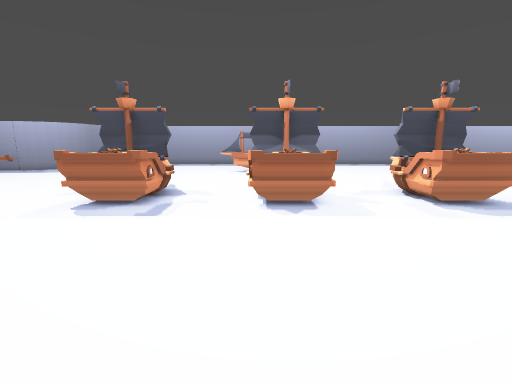
View 1 (above)

20 first-person views from a walk through a level from a Godot 3-D game. The camera is 1.3 m above the floor, tilts 10° down and sees 85° across. The floor is counted in squares, 0.56 m on a side. Each view is taken from the middle of a square. On the plan, view 1 faces up. The plan holds only what a view shows up to about 18 squares ahead; the rest is blank. The place goes on beyond the plan. Some surface patterns are stand-ins.

View 2
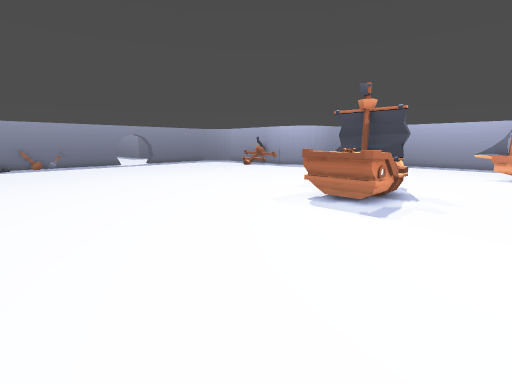

View 3
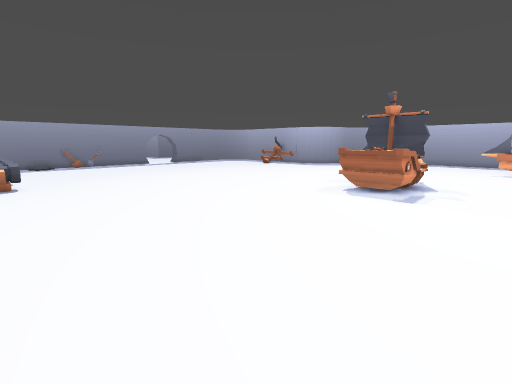

View 4
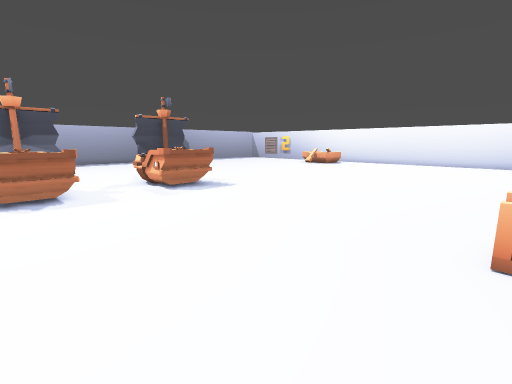

View 5
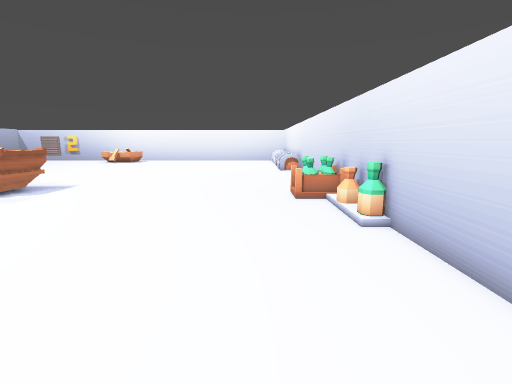

View 6
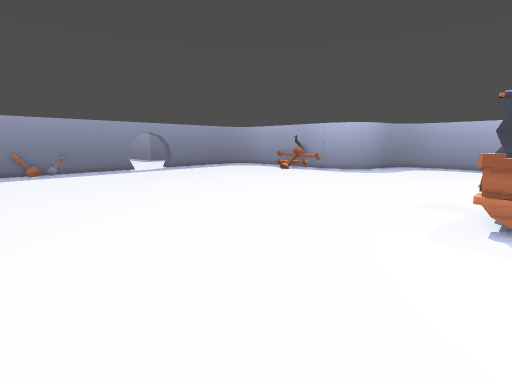

View 7
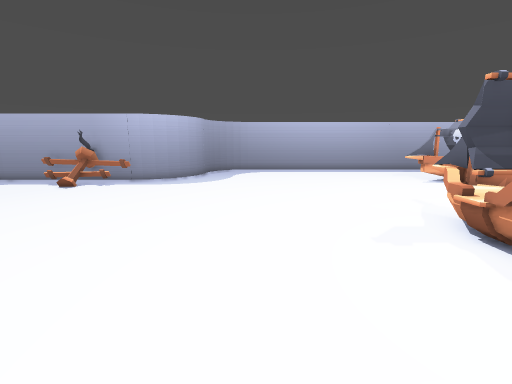

View 8
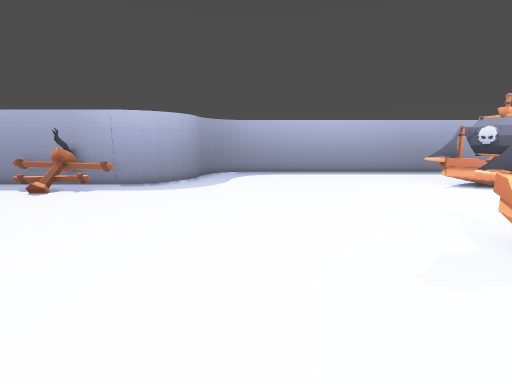

View 9
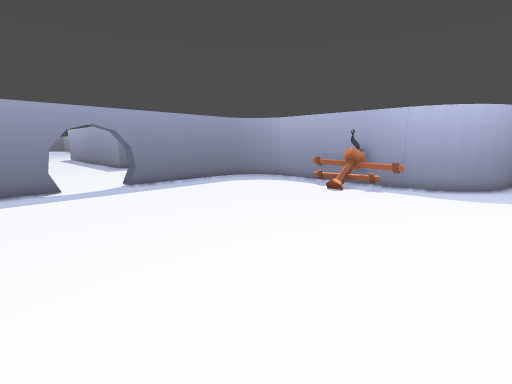

View 10
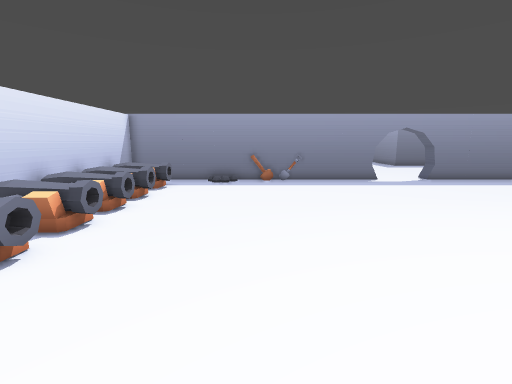

View 11
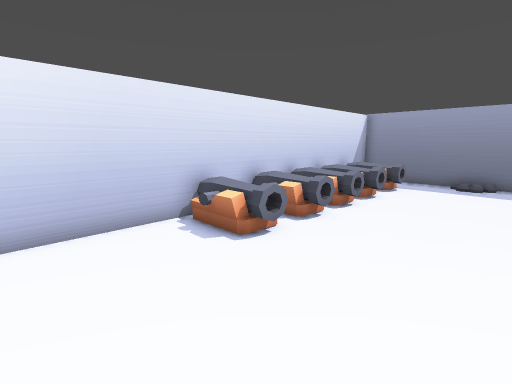

View 12
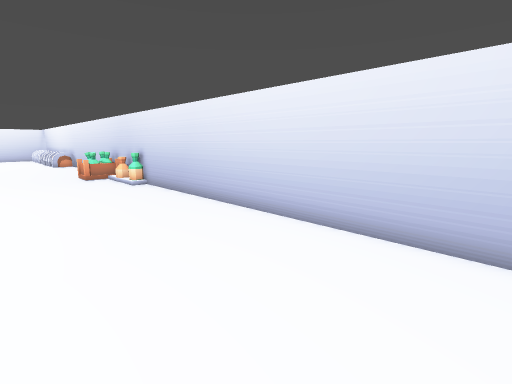

View 13
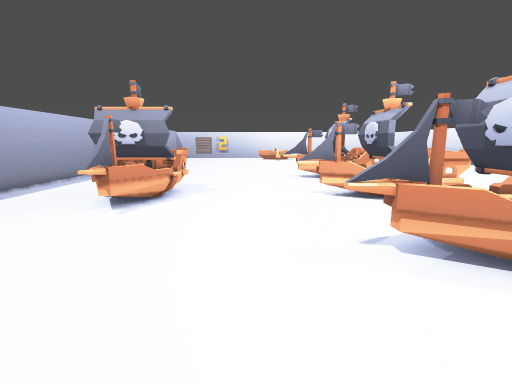

View 14
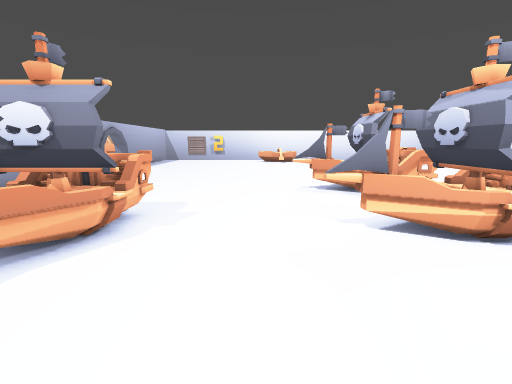

View 15
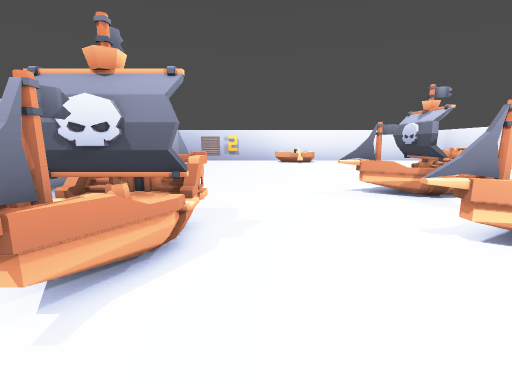

View 16
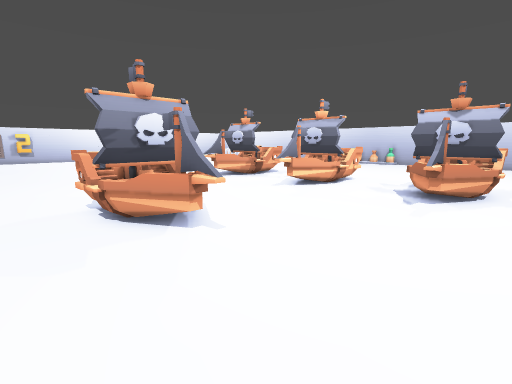

View 17
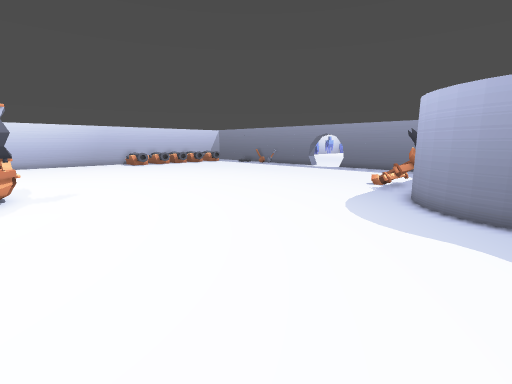

View 18
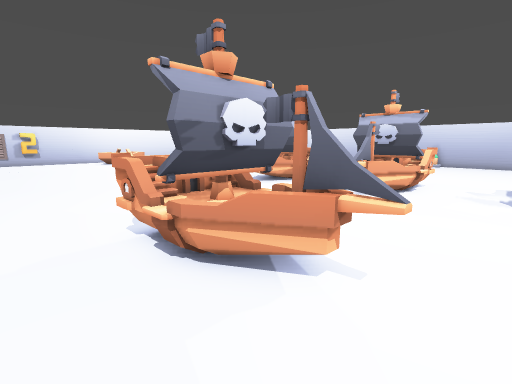

View 19
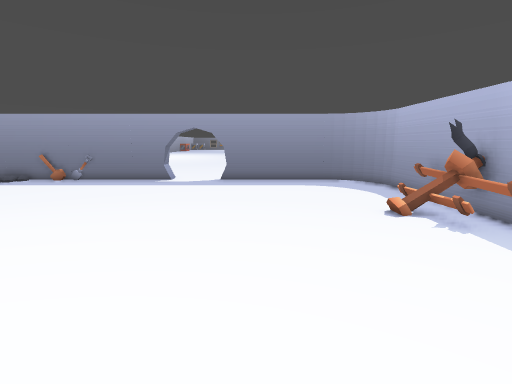

View 20
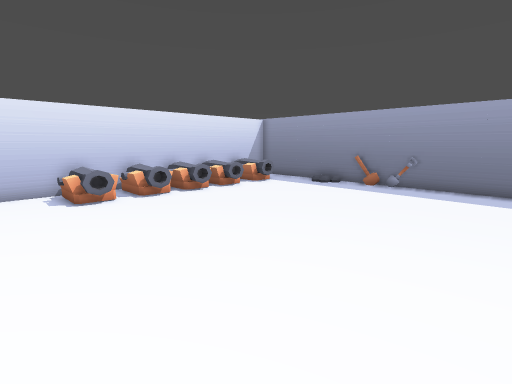

### Floor plan
Key: @ floor where view 1 was taken; # wall or solid block; x gap in a wall; . floor; / step, stairs or slope; = window, fence, low wall or low ledge; ^ raised ledge; F flag; C cannon; R crate; B bottle; S shovel; T thing the floor can be seen under or through; O other object.
Columns run from 30 left of view 1 to 11 right of it. Each row starts with its distance up from view 1.
 27               #........ ................
 26               #...........................
 25              ##...............####........
 24            ###...............^##^^^.......
 23 ############...............=#F^#^^^.......
 22 #.....=.#==..................^##^^^.......
 21 #.......O.....................#=#.........
 20 #.........................................
 19 #.........................................
 18 #.........................................
 17 #.........................................
 16 #.......................==.....T......=...
 15 #.......................##.....T=....=#...
 14 #......................=^#=...^T^....^#^..
 13 #......................####...####..####.
 12 #......................x^O^...x^^x..x^F^
 11 #......................^^^^...^^^^..^^^^..
 10 #......................^^^^...^^^^..^^^^..
  9 #.........................................
  8 #.........................................
  7 #.........................................
  6 S.........................................
  5 #.........................................
  4 #.........................................
  3 #.........................................
  2 #.........................................
  1 #.........................................
  0 #.............................@...........
 -1 #.........................................
 -2 #.CCCCCCCCCCCC............................
 -3 #  C CCCCCC CC......................RRR...
 -4 #  C C.CCCC =....................B/B=RR
 -5 #################################B###RR###

Where each view was taken, in squares from view 1:
view 1: 0 up, 0 right, facing up
view 2: 0 up, 0 right, facing up-left
view 3: 3 down, 0 right, facing up-left
view 4: 3 down, 0 right, facing up-right
view 5: 1 down, 5 left, facing right
view 6: 1 up, 6 left, facing up-left
view 7: 6 up, 12 left, facing up
view 8: 8 up, 12 left, facing up
view 9: 8 up, 15 left, facing up-left
view 10: 3 up, 13 left, facing left
view 11: 3 up, 13 left, facing down-left
view 12: 2 up, 13 left, facing down-right
view 13: 18 up, 11 left, facing right
view 14: 18 up, 6 left, facing right
view 15: 20 up, 5 left, facing right
view 16: 27 up, 8 left, facing down-right
view 17: 27 up, 6 left, facing down-left
view 18: 27 up, 4 left, facing down-right
view 19: 16 up, 13 left, facing left
view 20: 10 up, 15 left, facing down-left
